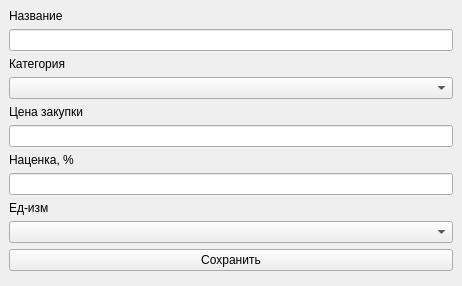
<?xml version="1.0" encoding="UTF-8"?>
<ui version="4.0">
 <class>CreateUpdateProductWIndow</class>
 <widget class="QMainWindow" name="CreateUpdateProductWIndow">
  <property name="geometry">
   <rect>
    <x>0</x>
    <y>0</y>
    <width>462</width>
    <height>286</height>
   </rect>
  </property>
  <property name="windowTitle">
   <string>Изменить/Добавить продукты</string>
  </property>
  <widget class="QWidget" name="centralwidget">
   <layout class="QGridLayout" name="gridLayout">
    <item row="0" column="0">
     <layout class="QVBoxLayout" name="verticalLayout">
      <item>
       <widget class="QLabel" name="label">
        <property name="text">
         <string>Название</string>
        </property>
       </widget>
      </item>
      <item>
       <widget class="QLineEdit" name="lineEdit">
        <property name="clearButtonEnabled">
         <bool>true</bool>
        </property>
       </widget>
      </item>
      <item>
       <widget class="QLabel" name="label_2">
        <property name="text">
         <string>Категория</string>
        </property>
       </widget>
      </item>
      <item>
       <widget class="QComboBox" name="comboBox"/>
      </item>
      <item>
       <widget class="QLabel" name="label_3">
        <property name="text">
         <string>Цена закупки</string>
        </property>
       </widget>
      </item>
      <item>
       <widget class="QLineEdit" name="lineEdit_2">
        <property name="clearButtonEnabled">
         <bool>true</bool>
        </property>
       </widget>
      </item>
      <item>
       <widget class="QLabel" name="label_6">
        <property name="text">
         <string>Наценка, %</string>
        </property>
       </widget>
      </item>
      <item>
       <widget class="QLineEdit" name="lineEdit_4">
        <property name="text">
         <string/>
        </property>
        <property name="clearButtonEnabled">
         <bool>true</bool>
        </property>
       </widget>
      </item>
      <item>
       <widget class="QLabel" name="label_5">
        <property name="text">
         <string>Ед-изм</string>
        </property>
       </widget>
      </item>
      <item>
       <widget class="QComboBox" name="comboBox_2"/>
      </item>
      <item>
       <widget class="QPushButton" name="pushButton">
        <property name="text">
         <string>Сохранить</string>
        </property>
       </widget>
      </item>
      <item>
       <spacer name="verticalSpacer">
        <property name="orientation">
         <enum>Qt::Vertical</enum>
        </property>
        <property name="sizeHint" stdset="0">
         <size>
          <width>20</width>
          <height>40</height>
         </size>
        </property>
       </spacer>
      </item>
     </layout>
    </item>
   </layout>
  </widget>
 </widget>
 <resources/>
 <connections/>
</ui>
